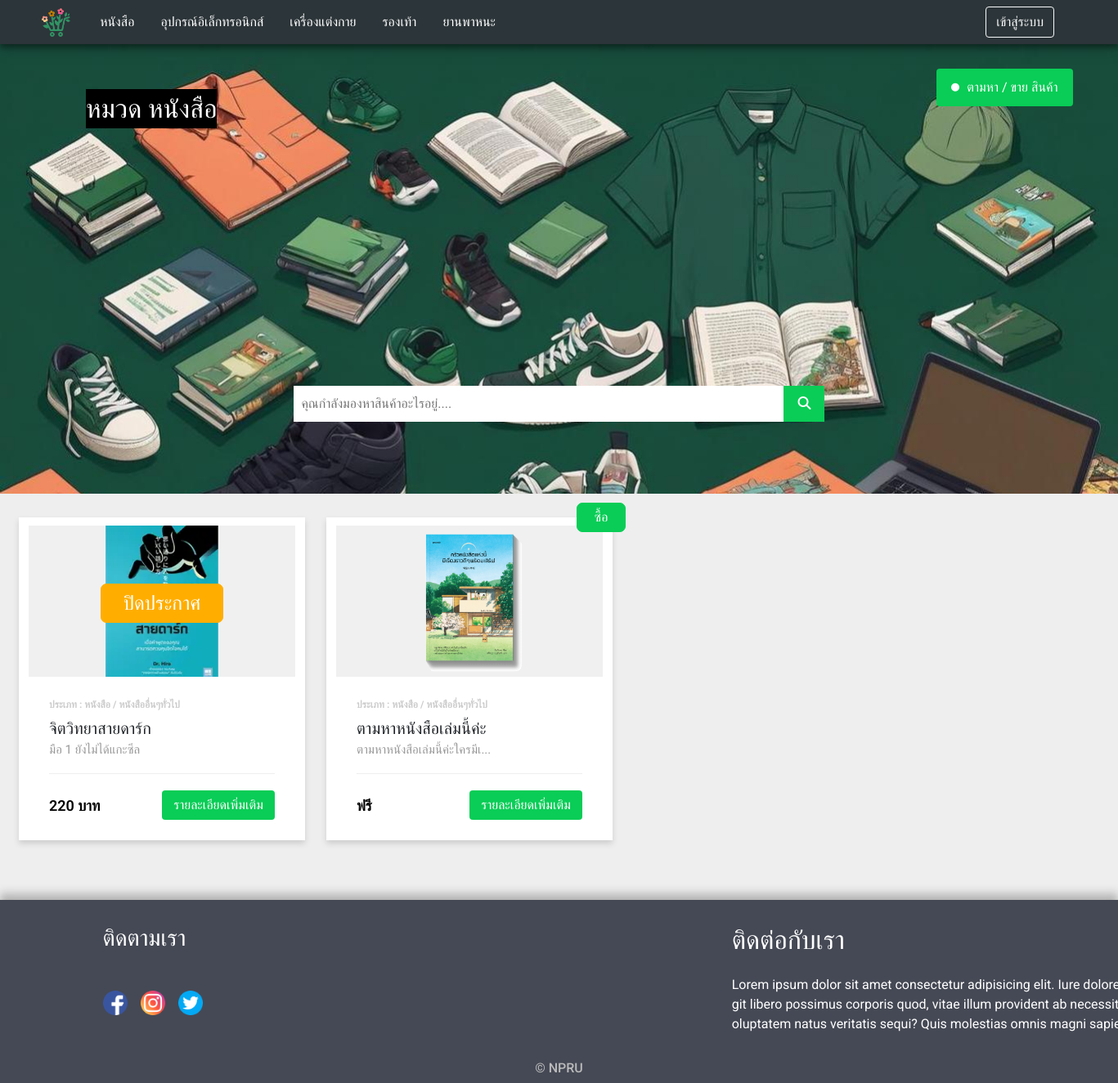
Screenshot of /allcategory.php?act=showbytype&type_id=1 with the database file from the repository.
### tables this page shows
CREATE TABLE `types` (
  `type_id` int(11) NOT NULL,
  `type_name` varchar(255) NOT NULL
);

CREATE TABLE `posts` (
  `posts_id` int(11) NOT NULL,
  `product_name` varchar(255) NOT NULL,
  `type_id` int(11) NOT NULL,
  `sub_type_id` int(11) NOT NULL,
  `phone_number` varchar(10) NOT NULL,
  `position_id` int(255) NOT NULL,
  `Product_detail` varchar(255) NOT NULL,
  `type_buy_or_sell` varchar(255) NOT NULL,
  `product_price_type` varchar(255) NOT NULL,
  `product_price` varchar(255) NOT NULL,
  `Product_img` varchar(255) NOT NULL,
  `datasave` timestamp NOT NULL DEFAULT current_timestamp() ON UPDATE current_timestamp(),
  `user_id` int(11) NOT NULL
);

CREATE TABLE `sub_type` (
  `sub_type_id` int(11) NOT NULL,
  `sub_type_name` varchar(255) NOT NULL,
  `type_id` int(11) NOT NULL
);

### show_product_type.php (the view, shortened to what this page needs)
<?php
require_once 'connetdatabase/conn_db.php';
if (isset($_GET['type_id'])) {
  $type_id = $_GET['type_id'];
  if (isset($_GET['sub_type_id'])) {
    $sub_type_id = $_GET['sub_type_id'];
    $stmt = $conn->prepare("SELECT * FROM posts as p
    INNER JOIN types as t ON p.type_id = t.type_id
    INNER JOIN sub_type as s ON p.sub_type_id = s.sub_type_id
    WHERE p.type_id = :type_id AND p.sub_type_id = :sub_type_id
    ORDER BY p.posts_id ASC");
    $stmt->bindParam(':type_id', $type_id, PDO::PARAM_INT);
    $stmt->bindParam(':sub_type_id', $sub_type_id, PDO::PARAM_INT);
    $stmt->execute();
    $result = $stmt->fetchAll(PDO::FETCH_ASSOC);
  } else {
    $stmt = $conn->prepare("SELECT * FROM posts as p
    INNER JOIN types as t ON p.type_id = t.type_id
    INNER JOIN sub_type as s ON p.sub_type_id = s.sub_type_id
    WHERE p.type_id = :type_id
    ORDER BY p.posts_id ASC");
    $stmt->bindParam(':type_id', $type_id, PDO::PARAM_INT);
    $stmt->execute();
    $result = $stmt->fetchAll(PDO::FETCH_ASSOC);
  }
}
?>
<!DOCTYPE html>
<html lang="en">
<head>
  <link rel="stylesheet" href="Custom/show_products.css">
</head>
<body>
  <div class="mt-3" style="margin-left: 10px;">
    <div class="row m-0">
      <?php foreach ($result as $row_pro) { ?>
        <div class="product-card position-relative">
          <div
            class="position-absolute top-0 translate-middle <?php echo ($row_pro['type_buy_or_sell'] === 'ขาย') ? 'tag-sell' : ''; ?> <?php echo ($row_pro['type_buy_or_sell'] === 'ซื้อ') ? 'tag-buy' : ''; ?> <?php echo ($row_pro['type_buy_or_sell'] === 'ปิดประกาศ') ? 'tag-close' : ''; ?>">
            <span><?php echo $row_pro['type_buy_or_sell']; ?></span>
          </div>
          <div class="product-tumb">
            <?php
            $product_images = json_decode($row_pro["Product_img"]);
            if (!empty($product_images)) {
              $first_image = $product_images[0];
              ?>
              <img src="image/<?php echo $first_image; ?>" class="image-fix" alt="..." width="350" height="200">
            <?php } ?>
          </div>
          <div class="product-details">
            <span class="product-catagory"> ประเภท : <?php echo $row_pro['type_name']; ?> /
              <?php echo $row_pro['sub_type_name']; ?>
            </span>
            <div class="d-flex justify-content-between align-items-center">
              <div class="text-config fs-5">
                <span href="">
                  <?php
                  $product_title = $row_pro['product_name'];
                  if (mb_strlen($product_title) > 25) {
                    $shortened_title = mb_substr($product_title, 0, 20) . '...';
                    echo $shortened_title;
                  } else {
                    echo $product_title;
                  }
                  ?>
                </span>
              </div>
            </div>
            <p>
              <?php
              $product_detail = $row_pro['Product_detail'];
              if (mb_strlen($product_detail) > 40) {
                $shortened_detail = mb_substr($product_detail, 0, 28) . '...';
                echo $shortened_detail;
              } else {
                echo $product_detail;
              }
              ?>
            </p>
            <div class="product-bottom-details">
              <?php
              if ($row_pro['product_price'] === '0') {
                echo '<div class="product-price">ฟรี</div>';
              } else {
                $formatted_price = number_format($row_pro['product_price']);
                echo '<div class="product-price">' . $formatted_price . ' บาท</div>';
              }
              ?>
              <div><a class="btn btn-more"
                  href="post.php?product_id=<?php echo $row_pro['posts_id']; ?>">รายละเอียดเพิ่มเติม</a></div>
            </div>
          </div>
        </div>
      <?php } ?>
    </div>
  </div>
</body>
</html>

### header.php (shortened to what this page needs)
<?php
require_once 'connetdatabase/conn_db.php';
?>
<!DOCTYPE html>
<html lang="en">
<head>
  <link href="https://cdn.jsdelivr.net/npm/bootstrap@5.0.2/dist/css/bootstrap.min.css" rel="stylesheet"
>
  <link rel="stylesheet" href="Custom/header.css">
</head>
<body>
  <nav class="navbar-head navbar-expand-lg navbar-dark container-fluid pe-5"
    style=" background-color: #2C3539; height:fit-content;   box-shadow: 0 4px 7px 0 rgba(0, 0, 0, 0.40), 0 6px 19px 0 rgba(0, 0, 0, 0.20); z-index: 1;">
    <div class=" navbar-collapse ">
      <a href="index.php" style="margin-left: 3%; margin-right: 10px;"> <img src="image/logo.png" alt=""
          style=" margin-right: 10px;" width="35px" height="35px"></a>
      <?php
      $types_query = "SELECT * FROM types";
      $stmt = $conn->prepare($types_query);
      $stmt->execute();
      $types = $stmt->fetchAll(PDO::FETCH_ASSOC);
      foreach ($types as $type) {
        $type_id = $type['type_id'];
        $type_name = $type['type_name'];
        echo '<li class="dropdown">';
        echo '<a href="allcategory.php?act=showbytype&type_id=' . $type_id . '">' . $type_name . '</a>';
        echo '</li>';
      }
      ?>
      <div class="collapse navbar-collapse" id="navbarNavDropdown">
        <ul class="navbar-nav ms-auto my-2 my-lg-0 navbar-nav-scroll" style="--bs-scroll-height: 72px; float: right;">
          <li class="nav-item">
            <?php
            if (isset($_SESSION['user_login'])) {
              echo "<li class='nav-item dropdown'>" .
                "<a class='nav-link dropdown-toggle' href='#' id='navbarDropdown' role='button' data-bs-toggle='dropdown' aria-expanded='false'>" .
                $user['firstname'] . ' ' . $user['lastname'] .
                "</a>" .
                "<ul class='dropdown-menu' aria-labelledby='navbarDropdown'>" .
                "<li><a class='dropdown-item' href='profile.php'>รายการประกาศ</a></li>" .
                "<li><a class='dropdown-item' href='signout.php'>ออกจากระบบ</a></li>" .
                "</ul>" .
                "</li>" .
                "&nbsp; &nbsp; &nbsp; &nbsp; &nbsp;";
            } else {
              echo "<a href='signin.php' class='btn btn-outline-light mb-2 mt-2' style='margin-right: 30px'>เข้าสู่ระบบ</a>";
            }
            ?>
          </li>
        </ul>
      </div>
    </div>
  </nav>
</body>
</html>

### allcategory.php (shortened to what this page needs)
<?php
require_once "header.php";
?>
<!DOCTYPE html>
<html lang="en">
<head>
  <link rel="stylesheet" href="https://cdnjs.cloudflare.com/ajax/libs/font-awesome/5.15.1/css/all.min.css">
  <link rel="stylesheet" href="Custom/body.css">
  <link rel="stylesheet" href="Custom/allcategory.css">
</head>
<body>
  <div class="div-img">
    <div class="img-container">
      <img src="image/category.jpg" alt="*" class="img-banner">
      <div class="top-left-text scale-up-hor-left ">
        <?php
        if (isset($_GET['type_id'])) {
          $type_id = $_GET['type_id'];
          $type_name_query = "SELECT type_name FROM types WHERE type_id = :type_id";
          $stmt_type_name = $conn->prepare($type_name_query);
          $stmt_type_name->bindParam(':type_id', $type_id, PDO::PARAM_INT);
          $stmt_type_name->execute();
          $type_name_result = $stmt_type_name->fetch(PDO::FETCH_ASSOC);
          if ($type_name_result) {
            $type_name = $type_name_result['type_name'];
            echo '<p style="background-color: black;">หมวด ' . $type_name . '</p>';
          } else {
            echo '<p style="background-color: black;">ไม่มีหมวดหมู่ระบุ</p>';
          }
        }
        ?>
      </div>
    </div>
    <div class="div-btn">
      <a href="category_Sell-find_products.php" class="btn btn-post">
        <i class="fa-solid fa-circle fa-flip-vertical fa-2xs blink-2" style="color: #ffffff; margin-right: 5px;"></i>
        ตามหา / ขาย สินค้า </a>
    </div>
    <div class="div-search-bar">
      <form class="form-inline" action="search&filter.php" method="GET">
        <input type="search" name="search" placeholder="คุณกำลังมองหาสินค้าอะไรอยู่...."
          value="<?php echo isset($_POST['search']) ? htmlspecialchars($_POST['search']) : ''; ?>"
          style="padding: 10px; width: 600px; border: 0px;">
        <button type="submit" class="btn-serch"><i class="fa-solid fa-magnifying-glass" style="color: #ffffff;"></i>
        </button>
      </form>
    </div>
  </div>
  <?php
  include_once "show_product_type.php";
  ?>
  <?php
  include_once "footer.php";
  ?>
</body>
</html>

### footer.php (shortened to what this page needs)
<!DOCTYPE html>
<html lang="en">
<head>
    <link rel="stylesheet" href="Custom/footer.css">
</head>
<body>
    <div
        style=" box-shadow: 0 -10px 10px 0 rgba(0, 0, 0, 0.15), 0 -3px 10px 0 rgba(0, 0, 0, 0.15); margin-top: 60px; z-index: 1;">
        <footer class="footer h-100" style="background-color: #454955;">
            <div class="container">
                <div class="d-flex justify-content-between text-white">
                    <div class="row col-6">
                        <div>
                            <h3>ติดตามเรา</h3>
                        </div>
                        <div class="d-flex gap-3">
                            <div>
                                <img class=" pointer" src="./image/fackbook.png" alt="" width="30" height="30">
                            </div>
                            <div>
                                <img class="pointer" src="./image/instagram.png" alt="" width="30" height="30">
                            </div>
                            <div>
                                <img class="pointer" src="./image/twitter.png" alt="" width="30" height="30">
                            </div>
                        </div>
                    </div>
                    <div class="row col-6" style="margin-left: 20%;">
                        <div>
                            <h2>ติดต่อกับเรา</h2>
                        </div>
                        <div style="max-width: 600px; word-wrap: break-word; word-break: break-all;" class="my-3">
                            <span>Lorem ipsum dolor sit amet consectetur adipisicing elit. Iure dolore fuga fugit libero
                                possimus corporis quod, vitae illum provident ab necessitatibus voluptatem natus
                                veritatis sequi? Quis molestias omnis magni sapiente!</span>
                        </div>
                    </div>
                </div>
            </div>
            <div class="d-flex flex-column justify-content-end align-items-center mt-3">
                <h6>© NPRU</h6>
            </div>
        </footer>
    </div>
</body>
</html>

### Custom/header.css (style rules this page uses)
li a, .dropbtn { display: inline-block; color: rgb(255, 255, 255); text-align: center; padding: 14px 16px; text-decoration: none; }
li.dropdown { display: inline-block; }
.navbar-head { position: sticky; top: 0; }

### Custom/body.css (style rules this page uses)
body { background-color: #eeeeee; background-repeat: no-repeat; background-size:cover; background-attachment: fixed; }

### Custom/allcategory.css (style rules this page uses)
.div-img { position: relative; width: 100%; height: 550px; overflow: hidden; }
.img-banner { width: 100%; max-height: 100%; object-fit: cover; margin: 0 auto; }
.div-btn { position: absolute; top: 30px; right: 20px; margin-right: 50px; }
.btn-post { background-color: #09CD56; color: #FFFFFF; width: 110%; padding: 10px; transition: background-color 0.5s ease, color 0.5s ease; }
.blink-2 { -webkit-animation:blink-2 1s 1s infinite both;animation:blink-2 1s 1s infinite both }
.div-search-bar { position: absolute; top: 80%; left: 50%; transform: translate(-50%, -50%); text-align: center; }
.btn-serch { background-color: #09CD56; width: 50px; padding: 10px; margin-left: -4px; border: 0px; transition: background-color 0.5s ease, color 0.5s ease; }
.img-container { display: flex; justify-content: center; align-items: center; background-color: #033a1a; }
.top-left-text { position: absolute; top: 50px; left: 100px; padding: 5px; color: #fff; font-size: xx-large; }
.scale-up-hor-left { -webkit-animation: scale-up-hor-left 0.4s cubic-bezier(0.390, 0.575, 0.565, 1.000) 0.1s both; animation: scale-up-hor-left 0.4s cubic-bezier(0.390, 0.575, 0.565, 1.000) 0.1s both; }

### Custom/show_products.css (style rules this page uses)
* { -webkit-box-sizing: border-box; box-sizing: border-box; margin: 0; padding: 0; }
body { font-family: 'Roboto', sans-serif; }
a { text-decoration: none; }
.pointer { cursor: pointer; }
.product-card { width: 350px; position: relative; box-shadow: 0 4px 7px #cdcdcd; margin: 13px; background: #ffffff; }
.product-tumb { display: flex; align-items: center; justify-content: center; margin-top: 10px; background: #f0f0f0; max-width: 100%; max-height: 185px; overflow: hidden; }
.product-tumb img { max-width: 100%; max-height: 100%; object-fit: contain; }
.product-details { padding: 25px; }
.product-catagory { display: block; font-size: 12px; font-weight: 700; text-transform: uppercase; color: #ccc; margin-bottom: 5px; }
.product-details p { font-size: 15px; line-height: 22px; margin-bottom: 18px; color: #999; }
.product-bottom-details { overflow: hidden; border-top: 1px solid #eee; padding-top: 20px; }
.product-bottom-details div { float: left; width: 50%; }
.product-price { font-size: 18px; color: #000000; font-weight: 600; margin-top: 5px; }
.btn-more { background-color: #09CD56; color: #FFFFFF; width: 100%; padding: 5px; transition: background-color 0.5s ease, color 0.5s ease; }
.tag-buy { border: 1px solid; border-color: #09CD56; background-color: #09CD56; padding: 5px; width: 60px; border-radius: 7px; color: white; display: flex; justify-content: center; align-items: center; left: 96% }
.tag-close { border: 1px solid; border-color: #ffae00; background-color: #ffae00; padding: 5px; width: 150px; border-radius: 7px; color: white; display: flex; justify-content: center; align-items: center; left: 50%; margin-top: 30%; font-size: x-large; }
.text-config { width: 200px; overflow: hidden; text-overflow: ellipsis; }

### Custom/footer.css (style rules this page uses)
.footer { bottom: 0; width: 100%; height: 100%; display: block; }
@media (max-width: 567em) { .footer { height: 400px; } }
footer { padding-top: 30px; background-color: #292c2f; color: #bbb; }

### rows the page displays
types: type_name "หนังสือ"
types: type_name "อุปกรณ์อิเล็กทรอนิกส์"
types: type_name "เครื่องแต่งกาย"
types: type_name "รองเท้า"
types: type_name "ยานพาหนะ"
posts: type_buy_or_sell "ปิดประกาศ", type.type_name "หนังสือ", sub_type.sub_type_name "หนังสืออื่นๆทั่วไป", product_name "จิตวิทยาสายดาร์ก", Product_detail "มือ 1 ยังไม่ได้แกะซีล", product_price "220"
posts: type_buy_or_sell "ซื้อ", type.type_name "หนังสือ", sub_type.sub_type_name "หนังสืออื่นๆทั่วไป", product_name "ตามหาหนังสือเล่มนี้ค่ะ", Product_detail "ตามหาหนังสือเล่มนี้ค่ะใครมีเ...", product_price "ฟรี"
